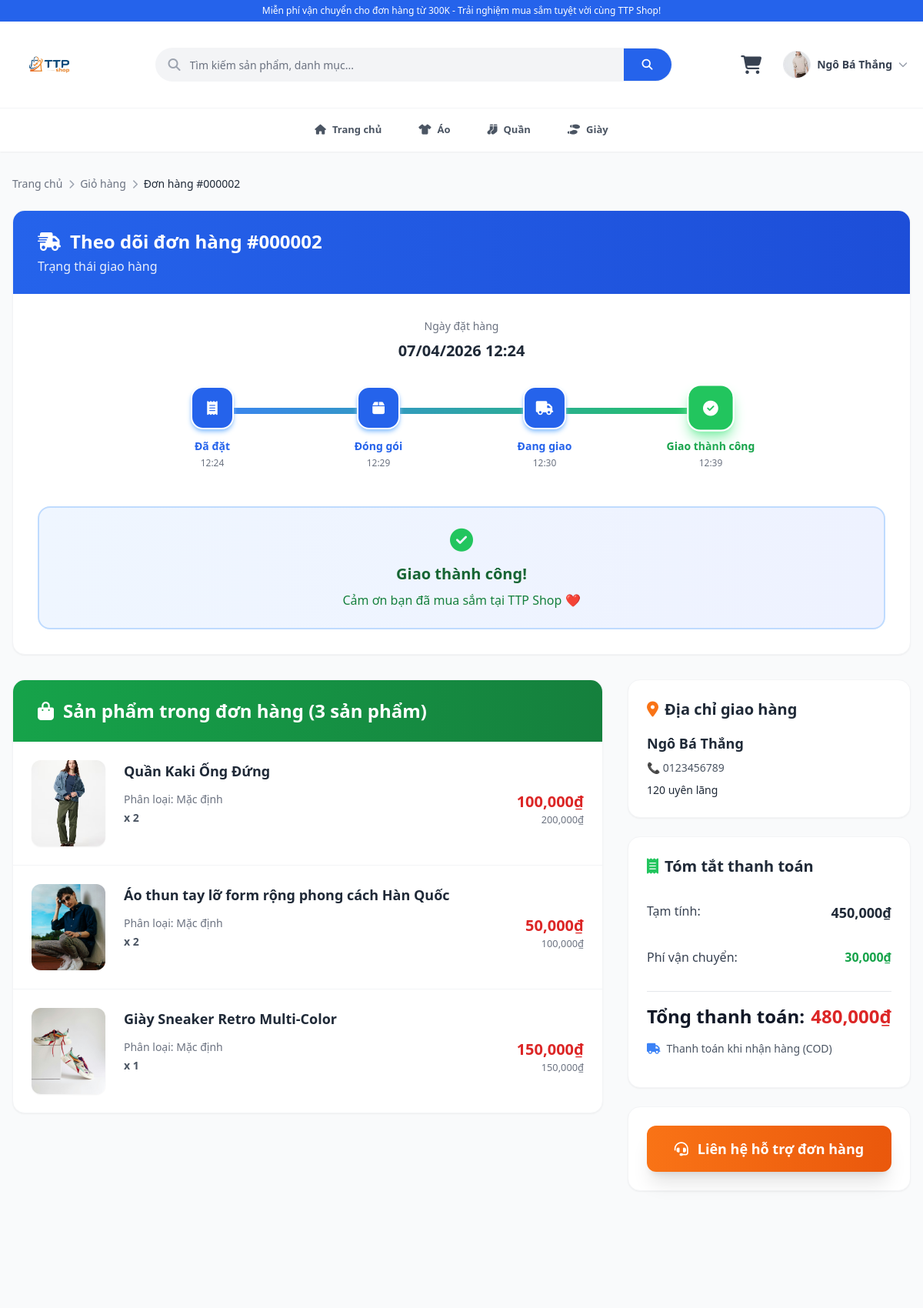
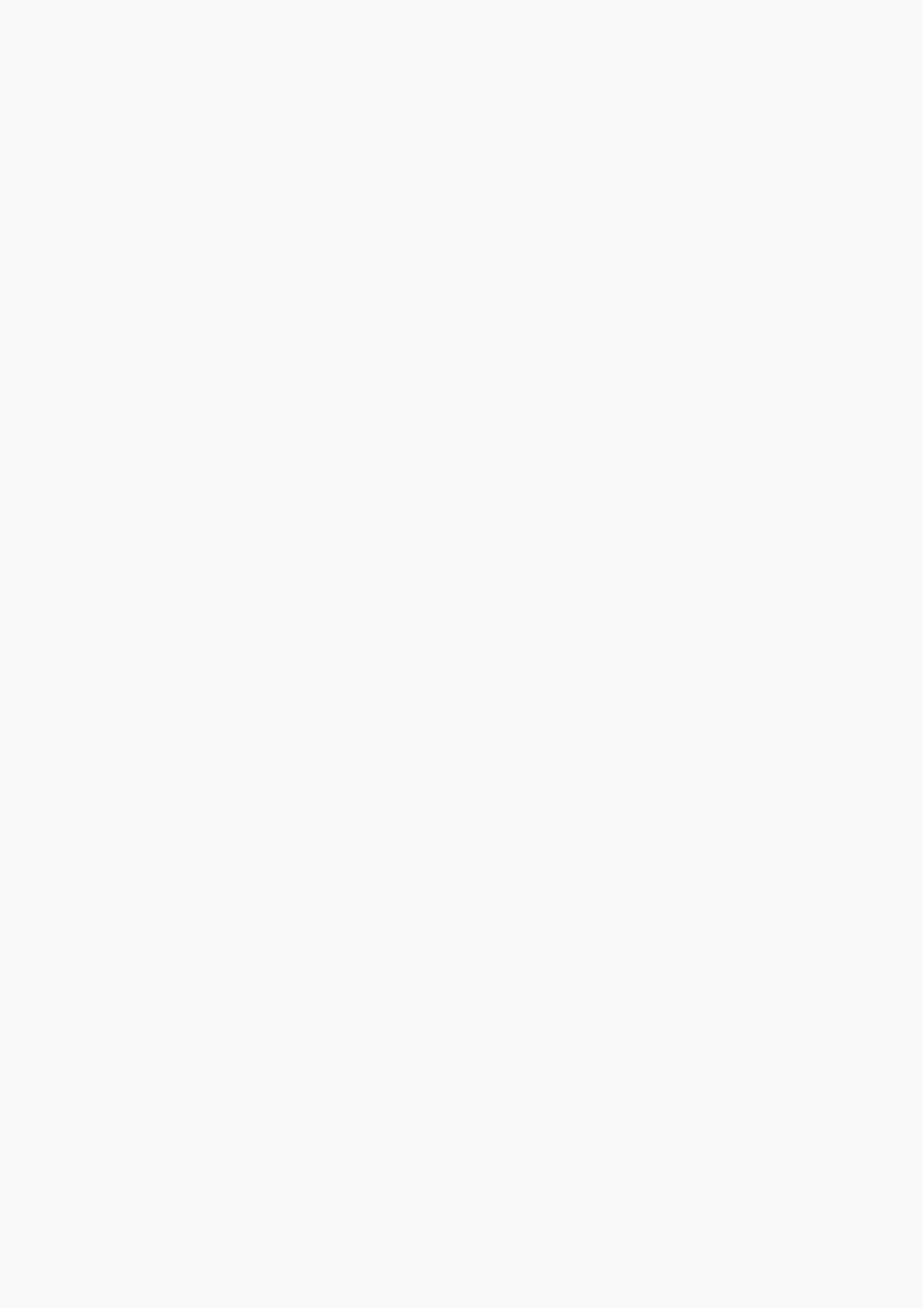
Page /chitietdonhang.php?id=2 (signed in, upper part) on the committed database (2 pictures, top to bottom).
### tables this page shows
CREATE TABLE IF NOT EXISTS `donhang` (
  `MaDonHang` int NOT NULL AUTO_INCREMENT,
  `IdNguoiDung` int NOT NULL,
  `TenNguoiNhan` varchar(255) NOT NULL,
  `SoDienThoai` varchar(20) NOT NULL,
  `diachi` text NOT NULL,
  `TongTien` decimal(10,0) NOT NULL,
  `trangThai` int NOT NULL DEFAULT '0' COMMENT '0:Đã đặt | 1:Đóng gói | 2:Đang giao | 3:Hoàn thành | 4:Đã hủy',
  `NgayDat` datetime NOT NULL DEFAULT CURRENT_TIMESTAMP,
  `MaPhuongThuc` int NOT NULL DEFAULT '1',
  `TrangThaiThanhToan` varchar(100) DEFAULT 'Chưa thanh toán',
  `CouponCode` varchar(50) DEFAULT NULL,
  `SoTienGiam` decimal(10,0) NOT NULL DEFAULT '0',
  `ThoiGianXacNhan` datetime DEFAULT NULL,
  PRIMARY KEY (`MaDonHang`),
  KEY `fk_donhang_user` (`IdNguoiDung`),
  KEY `fk_donhang_pttt` (`MaPhuongThuc`)
);

CREATE TABLE IF NOT EXISTS `chitietdonhang` (
  `MaChiTiet` int NOT NULL AUTO_INCREMENT,
  `MaDonHang` int NOT NULL,
  `MaSanPham` int NOT NULL,
  `PhanLoai` varchar(255) DEFAULT NULL,
  `SoLuong` int NOT NULL,
  `Gia` decimal(10,0) NOT NULL,
  PRIMARY KEY (`MaChiTiet`),
  KEY `fk_ctdh_sanpham` (`MaSanPham`),
  KEY `fk_ctdh_donhang` (`MaDonHang`)
);

CREATE TABLE IF NOT EXISTS `product` (
  `MaSanPham` int NOT NULL AUTO_INCREMENT,
  `TenSanPham` varchar(100) NOT NULL,
  `GiaSanPham` decimal(10,0) NOT NULL,
  `hinh` varchar(1000) NOT NULL,
  `MoTa` text NOT NULL,
  `MaDanhMuc` int NOT NULL,
  `SaoTrungBinh` float NOT NULL,
  `TongDanhGia` int NOT NULL,
  `hinh2` varchar(255) DEFAULT NULL,
  `hinh3` varchar(255) DEFAULT NULL,
  `mau1` varchar(255) DEFAULT NULL,
  `mau2` varchar(255) DEFAULT NULL,
  `mau3` varchar(255) DEFAULT NULL,
  `size` varchar(255) DEFAULT NULL,
  `SoLuongTon` int NOT NULL DEFAULT '99',
  `is_featured` tinyint(1) NOT NULL DEFAULT '0' COMMENT '1 = Sản phẩm nổi bật',
  `GiaKhuyenMai` decimal(10,0) DEFAULT NULL,
  `NgayBatDauSale` datetime DEFAULT NULL,
  `NgayKetThucSale` datetime DEFAULT NULL,
  `is_suggested` tinyint(1) DEFAULT '0',
  `DaBan` int DEFAULT '0',
  PRIMARY KEY (`MaSanPham`),
  KEY `fk_sp_dm` (`MaDanhMuc`),
  KEY `idx_ten_sp` (`TenSanPham`(50))
);

CREATE TABLE IF NOT EXISTS `phuong_thuc_thanh_toan` (
  `MaPhuongThuc` int NOT NULL AUTO_INCREMENT,
  `TenPhuongThuc` varchar(100) NOT NULL,
  `mota` text,
  `trangThai` int DEFAULT '1',
  PRIMARY KEY (`MaPhuongThuc`)
);

### chitietdonhang.php (the view, shortened to what the rows shown need)
<?php
require_once "database.php";
$db = new Database();
$user_id = $_SESSION['user_id'];
$order_id = isset($_GET['id']) ? intval($_GET['id']) : 0;
$sql_order = "SELECT * FROM donhang WHERE MaDonHang = $order_id AND IdNguoiDung = $user_id";
$res_order = $db->select($sql_order);
$order = $res_order->fetch_assoc();
$date_col = '';
if (isset($order['NgayDat'])) $date_col = 'NgayDat';
elseif (isset($order['NgayTao'])) $date_col = 'NgayTao';
elseif (isset($order['ngayTao'])) $date_col = 'ngayTao';
elseif (isset($order['created_at'])) $date_col = 'created_at';
$ngay_dat = $date_col && !empty($order[$date_col]) ? $order[$date_col] : ($order['NgayDat'] ?? null);
$sql_details = "SELECT c.*, p.TenSanPham, p.hinh, p.GiaSanPham
                FROM chitietdonhang c
                JOIN product p ON c.MaSanPham = p.MaSanPham
                WHERE c.MaDonHang = $order_id";
$order_items = $db->select($sql_details);
$payment_method_name = 'Thanh toán khi nhận hàng (COD)';
$sql_pt = "SELECT TenPhuongThuc FROM phuong_thuc_thanh_toan ptt
           JOIN donhang dh ON dh.MaPhuongThuc = ptt.MaPhuongThuc
           WHERE dh.MaDonHang = $order_id";
$res_pt = $db->select($sql_pt);
if ($res_pt && $row_pt = $res_pt->fetch_assoc()) {
    $payment_method_name = $row_pt['TenPhuongThuc'];
}
?>
<!DOCTYPE html>
<html lang="vi">
<head>
    <script src="https://cdn.tailwindcss.com"></script>
    <link rel="stylesheet" href="https://cdnjs.cloudflare.com/ajax/libs/font-awesome/6.4.0/css/all.min.css">
</head>
<body class="bg-gray-50 font-sans text-gray-800 relative overflow-x-hidden">
    <main class="container mx-auto px-4 max-w-7xl py-6 min-h-screen">
        <div class="grid grid-cols-1 lg:grid-cols-3 gap-8">
            <div class="lg:col-span-3">
                <div class="bg-white rounded-2xl shadow-sm overflow-hidden border border-gray-100">
                    <div class="bg-gradient-to-r from-blue-600 to-blue-700 px-8 py-6 text-white">
                        <h2 class="text-2xl font-bold flex items-center gap-3"><i class="fas fa-shipping-fast"></i> Theo
                            dõi đơn hàng #<?php echo str_pad($order_id, 6, '0', STR_PAD_LEFT); ?></h2>
                    </div>
                    <div class="p-8">
                        <div class="flex flex-col items-center text-center mb-8">
                            <p class="text-sm text-gray-500 mb-2">Ngày đặt hàng</p>
                            <p class="text-xl font-bold text-gray-800">
                                <?php echo date('d/m/Y H:i', strtotime($ngay_dat)); ?></p>
                        </div>
                    </div>
                </div>
            </div>
            <div class="lg:col-span-2">
                <div class="bg-white rounded-2xl shadow-sm overflow-hidden border border-gray-100">
                    <div class="bg-gradient-to-r from-green-600 to-green-700 px-8 py-6 text-white">
                        <h2 class="text-2xl font-bold flex items-center gap-3"><i class="fas fa-shopping-bag"></i> Sản
                            phẩm trong đơn hàng (<?php echo $order_items ? $order_items->num_rows : 0 ?> sản phẩm)</h2>
                    </div>
                    <div class="divide-y divide-gray-100">
                        <?php
                        if ($order_items && $order_items->num_rows > 0):
                            $order_items->data_seek(0);
                            while ($item = $order_items->fetch_assoc()):
                                $thanh_tien = $item['SoLuong'] * $item['GiaSanPham'];
                        ?>
                        <div class="p-6 hover:bg-gray-50 transition-all">
                            <div class="flex gap-6 items-start">
                                <a href="chitiet.php?id=<?= $item['MaSanPham'] ?>">
                                    <img src="public/images/<?= htmlspecialchars($item['hinh']) ?>"
                                        alt="<?= htmlspecialchars($item['TenSanPham']) ?>"
                                        class="w-24 h-28 object-cover rounded-xl shadow-sm flex-shrink-0">
                                </a>
                                <div class="flex-1 min-w-0">
                                    <a href="chitiet.php?id=<?= $item['MaSanPham'] ?>" class="block mb-3">
                                        <h3
                                            class="font-bold text-lg text-gray-800 line-clamp-2 hover:text-blue-600 transition-colors">
                                            <?= htmlspecialchars($item['TenSanPham']) ?></h3>
                                    </a>
                                    <div class="flex items-center justify-between">
                                        <div>
                                            <p class="text-sm text-gray-500">Phân loại:
                                                <?= htmlspecialchars($item['PhanLoai'] ?? 'Mặc định') ?></p>
                                            <p class="text-sm font-semibold text-gray-600 mt-1">x
                                                <?= $item['SoLuong'] ?></p>
                                        </div>
                                        <div class="text-right">
                                            <p class="font-black text-xl text-red-600">
                                                <?= number_format($item['GiaSanPham']) ?>₫</p>
                                            <small
                                                class="text-gray-500 block"><?= number_format($thanh_tien) ?>₫</small>
                                        </div>
                                    </div>
                                </div>
                            </div>
                        </div>
                        <?php endwhile; else: ?>
                        <div class="p-12 text-center"><i class="fas fa-shopping-bag text-6xl text-gray-300 mb-4"></i>
                            <p class="text-gray-500 text-lg">Chưa có sản phẩm trong đơn hàng này</p>
                        </div>
                        <?php endif; ?>
                    </div>
                </div>
            </div>
            <div class="lg:col-span-1 space-y-6">
                <div class="bg-white rounded-2xl shadow-sm p-6 border border-gray-100">
                    <div class="space-y-2">
                        <p class="font-bold text-lg text-gray-800"><?= htmlspecialchars($order['TenNguoiNhan']) ?></p>
                        <p class="text-sm text-gray-600">📞 <?= htmlspecialchars($order['SoDienThoai']) ?></p>
                        <p class="text-sm leading-relaxed"><?= nl2br(htmlspecialchars($order['diachi'])) ?></p>
                    </div>
                </div>
                <div class="bg-white rounded-2xl shadow-sm p-6 border border-gray-100">
                    <div class="border-t pt-4">
                        <div class="flex justify-between items-center mb-4"><span
                                class="text-2xl font-black text-gray-900">Tổng thanh toán:</span><span
                                class="text-2xl font-black text-red-600"><?= number_format($order['TongTien']) ?>₫</span>
                        </div>
                        <div class="flex items-center gap-2 text-sm text-gray-600 mb-4"><i
                                class="fas fa-<?= $order['MaPhuongThuc']==1 ? 'truck' : ($order['MaPhuongThuc']==2 ? 'wallet' : 'credit-card') ?> text-blue-500"></i>
                            <?= htmlspecialchars($payment_method_name) ?></div>
                    </div>
                </div>
            </div>
        </div>
    </main>
</body>
</html>

### rows in the picture
donhang: NgayDat "07/04/2026 12:24", trangThai "3", TenNguoiNhan "Ngô Bá Thắng", SoDienThoai "0123456789", diachi "120 uyên lãng", TongTien "480,000"
chitietdonhang: MaSanPham.hinh (picture), MaSanPham.TenSanPham "Quần Kaki Ống Đứng", PhanLoai "Mặc định", SoLuong "2", MaSanPham.GiaSanPham "100,000", SoLuong.GiaSanPham "200,000"
chitietdonhang: MaSanPham.hinh (picture), MaSanPham.TenSanPham "Áo thun tay lỡ form rộng phong cách Hàn Quốc", PhanLoai "Mặc định", SoLuong "2", MaSanPham.GiaSanPham "50,000", SoLuong.GiaSanPham "100,000"
chitietdonhang: MaSanPham.hinh (picture), MaSanPham.TenSanPham "Giày Sneaker Retro Multi-Color", PhanLoai "Mặc định", SoLuong "1", MaSanPham.GiaSanPham "150,000", SoLuong.GiaSanPham "150,000"
phuong_thuc_thanh_toan: TenPhuongThuc "Thanh toán khi nhận hàng (COD)"

### other values in the picture
$ten_user "Ngô Bá Thắng"
str_pad($order_id, 6, '0', STR_PAD_LEFT) "000002"
$step['title'] "Đã đặt"
$step['time'] "12:24"
$step['title'] "Đóng gói"
$step['time'] "12:29"
$step['title'] "Đang giao"
$step['time'] "12:30"
$step['title'] "Giao thành công"
$step['time'] "12:39"
$tam_tinh "450,000"
$shipping "30,000"
